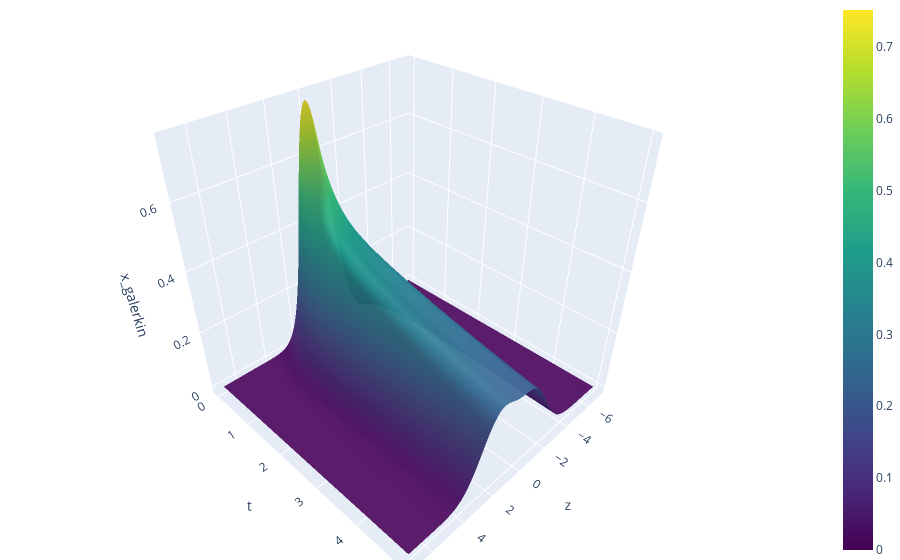

Write notebook code for a chart like this one.
### Markdown cell above
### Simulation Galerkin

### Code cell
z_vals, t_vals, X_gal = num_approx_hermite_galerkin(x0, n, hz, ht, Tmax)

# interactive surface plot (x, t, M)
plot_sim_result(z_vals, t_vals, X_gal, 'x_galerkin')

### Figure 1 — Plotly figure (JSON) as saved in the notebook; plotly's stock layout.template omitted (floating-point values rounded to 4 significant figures; data arrays with more than 128 entries replaced by an {"elided": "..."} marker saying what was removed)
{"data": [{"colorscale": [[0, "#440154"], [0.1111, "#482878"], [0.2222, "#3e4989"], [0.3333, "#31688e"], [0.4444, "#26828e"], [0.5556, "#1f9e89"], [0.6667, "#35b779"], [0.7778, "#6ece58"], [0.8889, "#b5de2b"], [1, "#fde725"]], "contours": {"z": {"highlight": false, "usecolormap": true}}, "opacity": 0.95, "type": "surface", "x": {"elided": "141 float values"}, "y": [0.0, 0.05, 0.1, 0.15, 0.2, 0.25, 0.3, 0.35, 0.4, 0.45, 0.5, 0.55, 0.6, 0.65, 0.7, 0.75, 0.8, 0.85, 0.9, 0.95, 1.0, 1.05, 1.1, 1.15, 1.2, 1.25, 1.3, 1.35, 1.4, 1.45, 1.5, 1.55, 1.6, 1.65, 1.7, 1.75, 1.8, 1.85, 1.9, 1.95, 2.0, 2.05, 2.1, 2.15, 2.2, 2.25, 2.3, 2.35, 2.4, 2.45, 2.5, 2.55, 2.6, 2.65, 2.7, 2.75, 2.8, 2.85, 2.9, 2.95, 3.0, 3.05, 3.1, 3.15, 3.2, 3.25, 3.3, 3.35, 3.4, 3.45, 3.5, 3.55, 3.6, 3.65, 3.7, 3.75, 3.8, 3.85, 3.9, 3.95, 4.0, 4.05, 4.1, 4.15, 4.2, 4.25, 4.3, 4.35, 4.4, 4.45, 4.5, 4.55, 4.6, 4.65, 4.7, 4.75, 4.8, 4.85, 4.9, 4.95, 5.0], "z": {"elided": "101x141 float values"}}], "layout": {"autosize": true, "margin": {"b": 0, "l": 0, "r": 0, "t": 0}, "scene": {"xaxis": {"title": {"text": "z"}}, "yaxis": {"title": {"text": "t"}}, "zaxis": {"title": {"text": "x_galerkin"}}}}}
